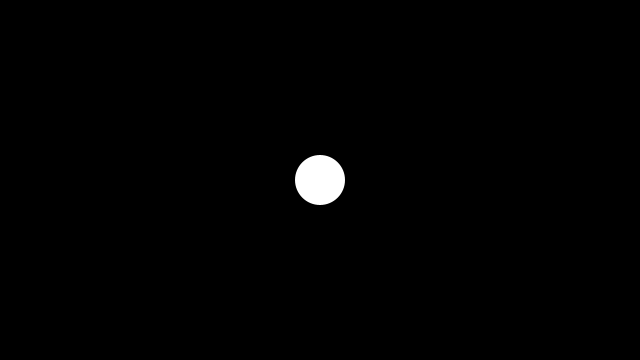
Frame 1 (no input)
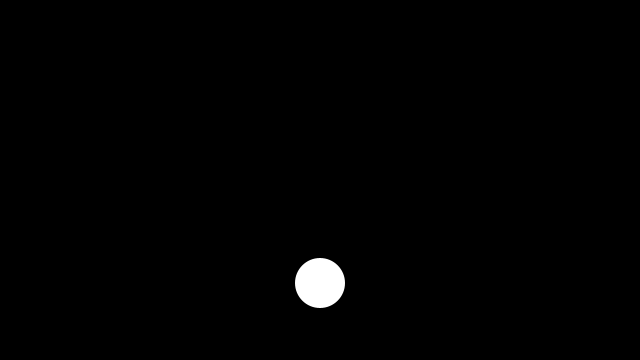
Frame 60 (the mouse pressed at the canvas centre just before this capture)
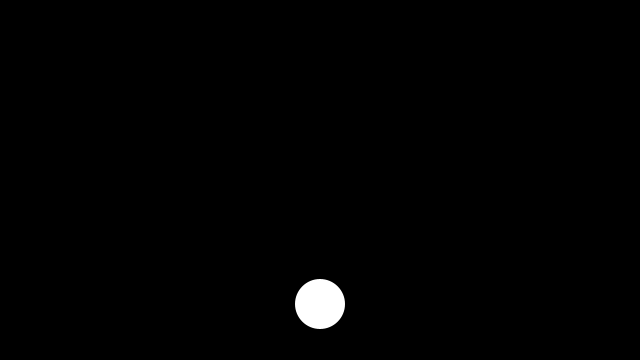
Frame 120 (the mouse held since frame 60 and released just before this capture)

The Processing sketch that drew these frames (run headless with seeded random() and noise(); from frame 60 on, the mouse is pressed at the canvas centre):

// Processing sketch: sketch_241022b
// ── sketch_241022b.pde
float x = 320;
float y = 180;
float xSpeed = 5;
float ySpeed = 3;
float sizeCircle = 50;
float gravidade = 3;

void setup() {
  size(640, 360);
}

void draw() {
  background(0);
  noStroke();
  circle(x, y, sizeCircle);

  y = y + ySpeed++;
  print(y, ySpeed);
  if (y >= height || y <= 0) {
    ySpeed = ySpeed - gravidade;
    ySpeed = ySpeed * -1;
  }
}
